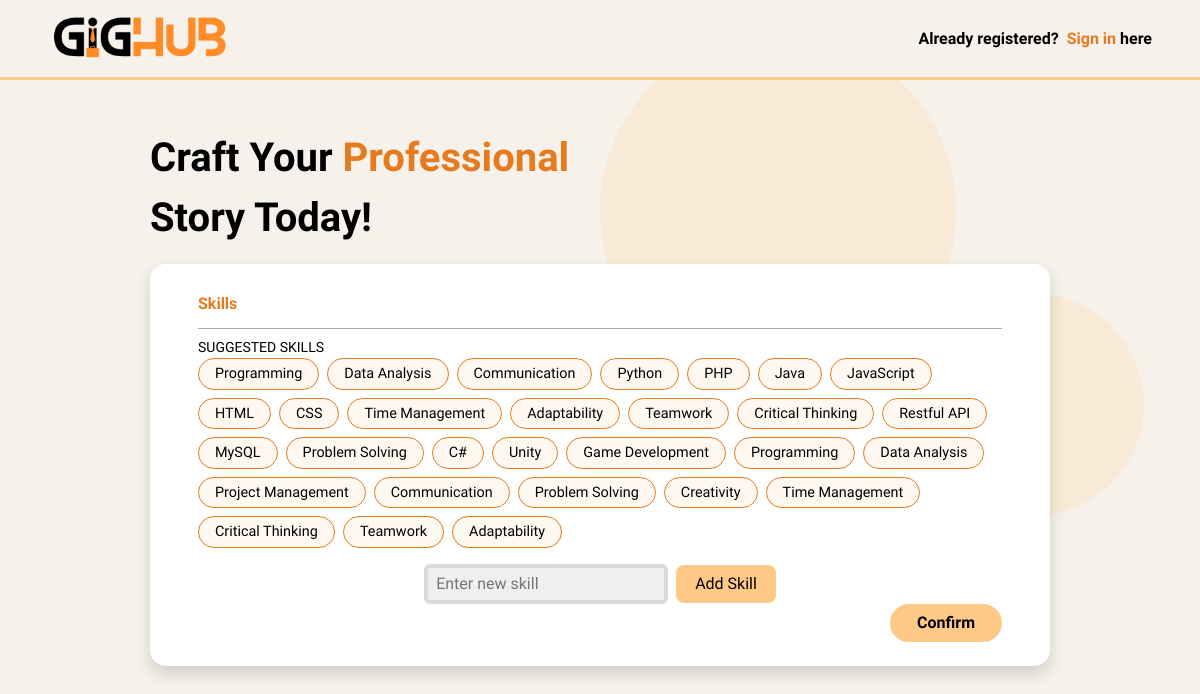
Screenshot of /register_skills/ (signed in) with the database file from the repository.
### GigHub/models.py (models this page shows)
class Skills(models.Model):
    name = models.CharField(max_length=255)
    def __str__(self) -> str:
        return f"{self.name}"

### GigHub/views.py (the view, shortened to what this page needs)
# urls.py: path('register_skills/', views.register_skills, name="register_skills"),
def register_skills(request):
    guest = checkAuth(request)
    if guest != True:
        return redirect(f"{guest}")
    if request.method == "GET":
        skills = list(Skills.objects.all())
        if len(skills) <= 20:
            template_skills = ['Programming','Data Analysis','Project Management', 'Communication','Problem Solving',
                               'Creativity','Time Management','Critical Thinking','Teamwork','Adaptability']
            skills += template_skills
        else:
            skills = Skills.objects.annotate(profile_count=Count('profile')).order_by('-profile_count')[:20]
        return render(request, "register_work.html", {'Skills':skills})

### GigHub/utils.py (called while the page is built)
def checkAuth(request):
    if request.user.is_authenticated:
        return True
    else:
        'GigHub:index'

### GigHub/templates/register_work.html (shortened to what this page needs)
{% load static %}
<!DOCTYPE html>
<html lang="en">
  <head>
    <link
      href="https://cdn.jsdelivr.net/npm/bootstrap@5.3.2/dist/css/bootstrap.min.css"
      rel="stylesheet"
    />
    <link rel="stylesheet" href="{% static 'css/register_work.css' %}" />
  </head>
  <body>
    <header
      class="d-flex align-items-center justify-content-between position-fixed top-0"
    >
      <a href="{% url 'GigHub:index' %}" class="d-flex align-items-center">
        <img src="{{ '/media/site/header_logo.png' }}" alt="logo" />
      </a>
      <a
        href="{% url 'GigHub:login' %}"
        class="register-link text-decoration-none fw-bold"
      >
        <span>Already registered?</span>
        <span class="sign-up-link">&nbsp;Sign in&nbsp;</span
        ><span>here</span></a
      >
    </header>
    <content class="d-flex flex-column gap-3 align-items-center py-5">
      <div class="cta fw-bold w-75">
        Craft Your&nbsp;<span>Professional</span><br />Story Today!
      </div>
      <form
        id="regForm"
        action="{% url 'GigHub:register_skills' %}"
        class="rounded-4 shadow py-4 px-5 d-flex flex-column align-items-center"
        method="POST"
        enctype="multipart/form-data"
        onsubmit="return false"
      >
        <label for="skills" class="w-100 form_labels fw-bold mt-1"
          >Skills</label
        >
        <div type="text" id="skills" class="px-2 pt-1 pb-2 w-100 mb-2"></div>
        <small id="suggestedSkills" class="w-100">SUGGESTED SKILLS</small>
        <div class="d-flex flex-wrap gap-2 w-100 tags_list">
          {% for skill in Skills %}
          <div class="tags rounded-pill py-1 px-3">
            {{ skill }}
          </div>
          {% endfor %}
        </div>
        <div
          class="mt-3 d-flex gap-2 flex-wrap justify-content-center align-items-center"
        >
          <input
            type="text"
            id="newTagInput"
            placeholder="Enter new skill "
            class="rounded-2 px-2 py-1"
          />
          <a id="createTagBtn" class="px-3 py-1 rounded-3 text-decoration-none">
            Add Skill
          </a>
        </div>
        <a
          class="submit-form text-decoration-none rounded-pill px-4 py-1 fw-bold align-self-end"
        >
          Confirm
        </a>
      </form>
    </content>
  </body>
</html>

### GigHub/static/css/register_work.css (style rules this page uses)
:root { --topaz: #fec887; --isabelline: #f6f2eb; --lexend: "Lexend", sans-serif; --mango-tango: #e57b1e; --earth-yellow: #ecb067; --transition-1: ease-in-out all 0.3s; --black: #000; --white: #fff; --blue: #1213e5; --gainsboro: #d9d9d9; --white-smoke: #efefef; --dark-gray: #acacac; --gray: #808080; --red: #d73d3d; }
* { box-sizing: border-box; margin: 0; padding: 0; }
body { height: calc(100vh - 5rem); width: 100%; margin-top: 5rem; font-family: var(--lexend); -webkit-user-select: none; -moz-user-select: none; -ms-user-select: none; user-select: none; color: var(--black) !important; background-color: var(--isabelline); background-image: url(/assets/bg_body.png); background-size: cover; background-repeat: repeat-y; font-size: 1rem; }
header { height: 5rem; width: 100%; z-index: 1000; border-bottom: solid 3px var(--topaz) !important; padding: 0 3rem; background-color: var(--isabelline); }
header a { height: 100%; }
header a img { height: 80%; }
header .register-link { color: var(--black); transition: var(--transition-1); height: fit-content; }
header .register-link span.sign-up-link { color: var(--mango-tango); }
content .cta { font-size: 2.5rem; width: 50%; }
content .cta span { color: var(--mango-tango); }
content form { background-color: var(--white); width: 75%; min-width: 350px; }
.form_labels { color: var(--mango-tango); }
form .submit-form { color: var(--black); cursor: pointer; background-color: var(--topaz); border: solid 3px var(--topaz); transition: var(--transition-1); }
.tags { background-color: #fec88720; border: solid 1px var(--mango-tango); cursor: pointer; transition: var(--transition-1); font-size: 0.9rem; width: fit-content; display: flex; align-items: center; gap: 0.5rem; }
#skills { border-bottom: solid 1px var(--dark-gray); display: flex; gap: 0.5rem; flex-wrap: wrap; }
#createTagBtn { cursor: pointer; background-color: var(--topaz); border: var(--topaz) solid 3px; color: var(--black); transition: var(--transition-1); }
#newTagInput { outline: none; border: solid 4px var(--gainsboro); background-color: var(--white-smoke); font-size: 1rem; }

### rows the page displays
Skills: name "Programming"
Skills: name "Data Analysis"
Skills: name "Communication"
Skills: name "Python"
Skills: name "PHP"
Skills: name "Java"
Skills: name "JavaScript"
Skills: name "HTML"
Skills: name "CSS"
Skills: name "Time Management"
Skills: name "Adaptability"
Skills: name "Teamwork"
Skills: name "Critical Thinking"
Skills: name "Restful API"
Skills: name "MySQL"
Skills: name "Problem Solving"
Skills: name "C#"
Skills: name "Unity"
Skills: name "Game Development"

### other values shown
{{ skill }} "Programming" "Data Analysis" "Project Management" "Communication" "Problem Solving" "Creativity" "Time Management" "Critical Thinking" "Teamwork" "Adaptability"
